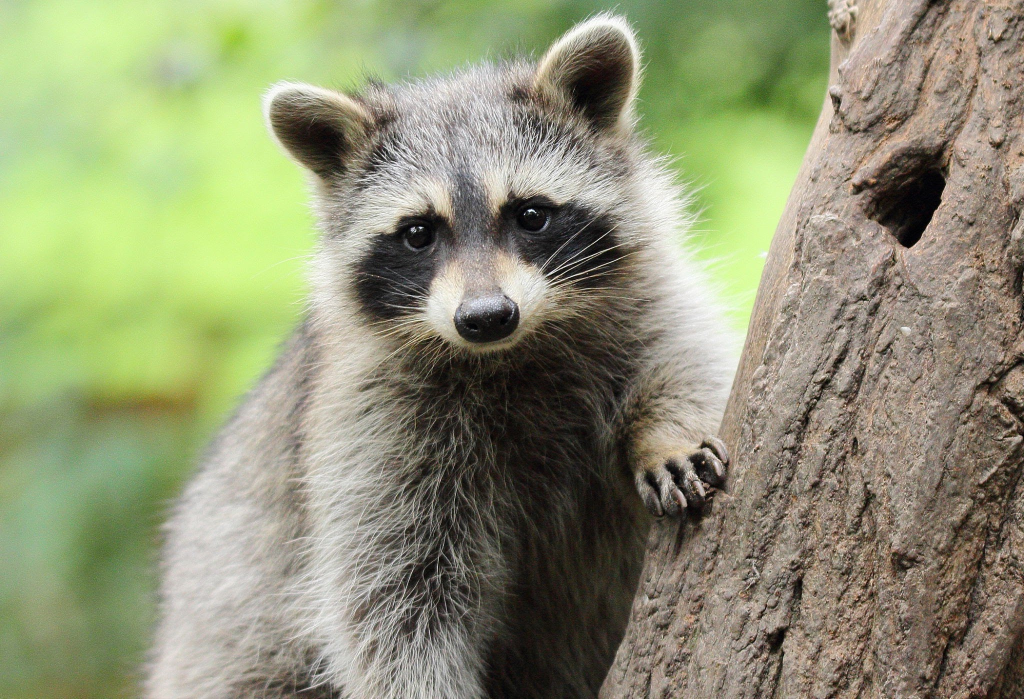
#> input picture images/raccoon-1.jpg, 2048 x 1397 px (shown at 1/2 size)
$ python selective_search.py images/raccoon-1.jpg images/raccoon-2.jpg
#> lines starting #> are read from the running program, lines starting #| are printed output that depends on the picture
#!/usr/bin/env python
'''
Usage:
    ./ssearch.py input_image (f|q)
    f=fast, q=quality
Use "l" to display less rects, 'm' to display more rects, "q" to quit.
'''

import sys
import cv2

if __name__ == '__main__':
    # If image path and f/q is not passed as command
    # line arguments, quit and display help message
    if len(sys.argv) < 3:
        print(__doc__)
        sys.exit(1)

    # speed-up using multithreads
    cv2.setUseOptimized(True);
    cv2.setNumThreads(4);

    # read image
    im = cv2.imread(sys.argv[1])
#> im is the input picture: shape (1397, 2048, 3); mean B, G, R 115.7, 147, 143.4
    # resize image
    BASE = 500
    newHeight = BASE
    newWidth = int(im.shape[1]*BASE/im.shape[0])
#> newWidth = 732
    im = cv2.resize(im, (newWidth, newHeight))
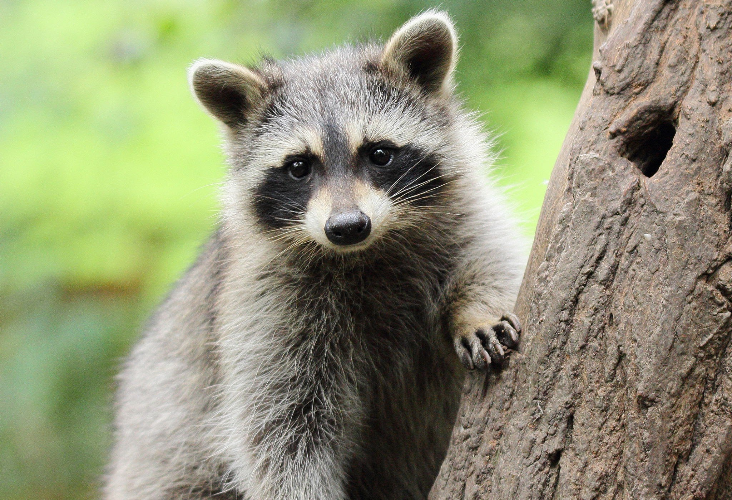
#> im: shape (500, 732, 3); mean B, G, R 115.5, 146.8, 143.2

    # create Selective Search Segmentation Object using default parameters
    ss = cv2.ximgproc.segmentation.createSelectiveSearchSegmentation()

    # set input image on which we will run segmentation
    ss.setBaseImage(im)

    # Switch to fast but low recall Selective Search method
    if (sys.argv[2] == 'f'):
        ss.switchToSelectiveSearchFast()

    # Switch to high recall but slow Selective Search method
    elif (sys.argv[2] == 'q'):
        ss.switchToSelectiveSearchQuality()
    # if argument is neither f nor q print help message
    else:
        print(__doc__)
#> (the run stopped early here; a loop or call above may not have finished)
